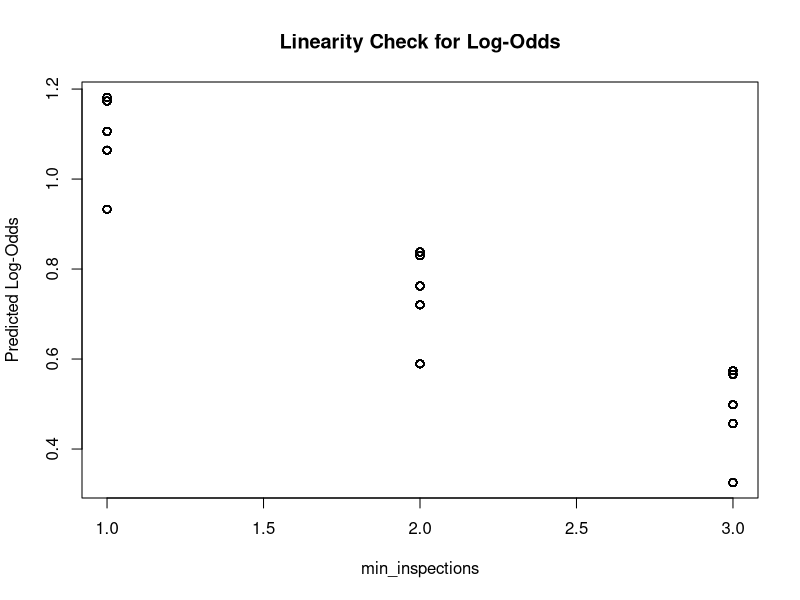

Write R code to recreate this figure. (Note: this script raises an error after producing the figure.)
#### Preamble ####
# Purpose: Make models of the data to generate inferential statistics
# Author: Michelle Ji
# Date: 12 November 2024
# Contact: michelle.ji@mail.utoronto.ca
# Prerequisite:  Run 02-download_data.R, 03-clean_data.R

#### Work space set up ####
library(tidyverse)
library(VGAM)
library(car)
dinesafe_data <- read_csv("data/02-analysis_data.csv")


#### Model ####
# convert categorical variables into factor
dinesafe_data$severity <- as.factor(dinesafe_data$severity) 
dinesafe_data$establishment_type <- as.factor(dinesafe_data$establishment_type)
dinesafe_data$min_inspections <- as.factor(dinesafe_data$min_inspections)

# Relevel to use "minor" as reference level
dinesafe_data$severity <- relevel(dinesafe_data$severity, ref = "M - Minor")
# fit multinomial logistic regression model
dinesafe_model <- vglm(severity ~ min_inspections + establishment_type, 
                       data = dinesafe_data, family = multinomial)
# Check the updated factor levels
levels(dinesafe_data$severity)

summary(dinesafe_model)

#### Model Validation ####
# independence of observations
# we can assume independent observations since each of the observations is a separate
# restaurant or individual violation of dinesafe. the restaurants 
# do not have any relationship with each other

# linearity in log odds -- we see a linear relationship with the numerical variable
# of min_inspections to log odds. the vertical lines are due to the fact that min_inspections only takes 3 possible distinct values 
# we likely can only use this to check since the other predictor is categorical

dinesafe_data$min_inspections <- as.numeric(as.character(dinesafe_data$min_inspections))
fitted_probs <- fitted(dinesafe_model, type = "response")
log_odds <- log(fitted_probs[, 1] / fitted_probs[, 3])

plot(dinesafe_data$min_inspections, log_odds, 
     xlab = "min_inspections", ylab = "Predicted Log-Odds", 
     main = "Linearity Check for Log-Odds")


# no multicollinearity

#if we look at the correlation, the only concern is between min_inspections3 and min_inspections2. 
# however, they are the same variable, R is just treating them as different for the sake of their 
# different levels. we can say that there is not significant multicollinearity with the model. 

#make dummies so that we can look at establishment_type as "numerical" to look at correlation/multicollinearity
dummies <- model.matrix(severity ~ min_inspections + establishment_type - 1, data = dinesafe_data)
lm_model <- lm(severity ~ dummies, data = dinesafe_data)
cor(dummies)


# sufficient sample size
# there are 18,771 observations so the sample size is sufficient enough

# can look at residual deviance to see if model is reasonable
null_model <- vglm(severity ~ 1, family = multinomial(), data = dinesafe_data)
deviance_null <- deviance(null_model)  # Null model deviance
deviance_model <- deviance(dinesafe_model)  # Your model deviance
difference <- deviance_null - deviance_model
difference

df_difference <- 2
# Calculate p-value using chi-squared distribution
p_value <- 1 - pchisq(difference, df = df_difference)
p_value

# p value is 0, meaning that the model is better than the null model with 
# a very small chance that the observed improvement in deviance is due to random chance


#### Save Model ####
saveRDS(
  dinesafe_model,
  file = "models/dinesafe_model.rds"
)
